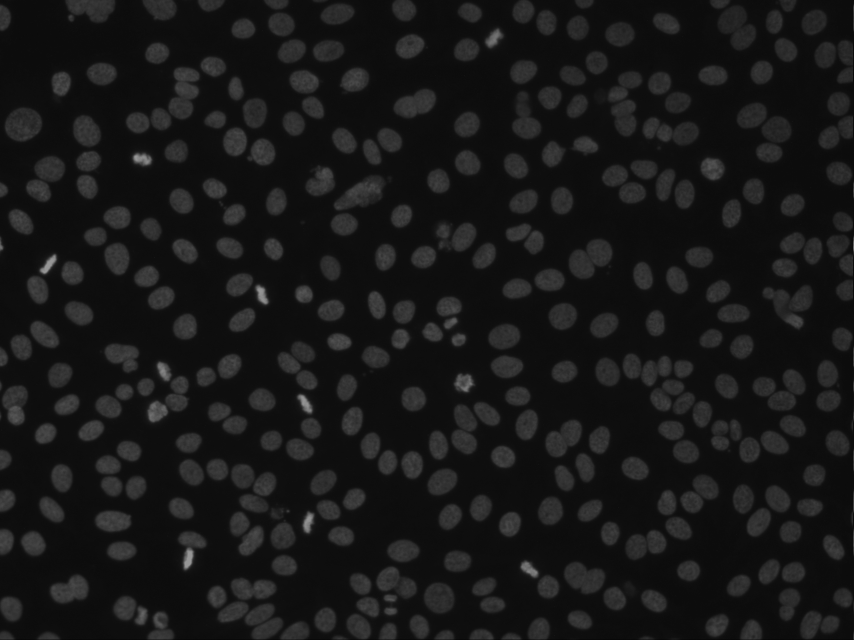
#> input picture project cell/grayac.jpg, 2560 x 1920 px, found by its file name (shown at 1/3 size)
$ jupyter execute --allow-errors supervisedlearning.ipynb   (older library calls are emulated)
#> lines starting #> are read from the running program, lines starting #| are printed output that depends on the picture; after the words box and inside, x2 and y2 are one past the last pixel; in counts of white or black regions, pixels touching at a corner belong together
[cell 1]
from skimage import data
from skimage.exposure import histogram
from skimage import io
import cv2
import matplotlib.pyplot as plt
import numpy as np
from scipy import ndimage as ndi

#> (a cell that did not finish here is left out)

#> (a cell that did not finish here is left out)

[cell 4]
from skimage import data
from skimage.exposure import histogram
#> (the rest of this cell did not finish here and is left out)

[cell 5]
image= cv2.imread('C:/Users/Django/Downloads/a.png')
#> (the rest of this cell did not finish here and is left out)

[cell 6]
db=io.imread('C:/Users/Django/grayac.jpg')
#> db is the input picture: shape (1920, 2560); min 0, max 152, mean 23.4

#> (a cell that did not finish here is left out)

#> (a cell that did not finish here is left out)

#> (a cell that did not finish here is left out)

[cell 10]
from skimage.filters import sobel
elevation_map = sobel(db)
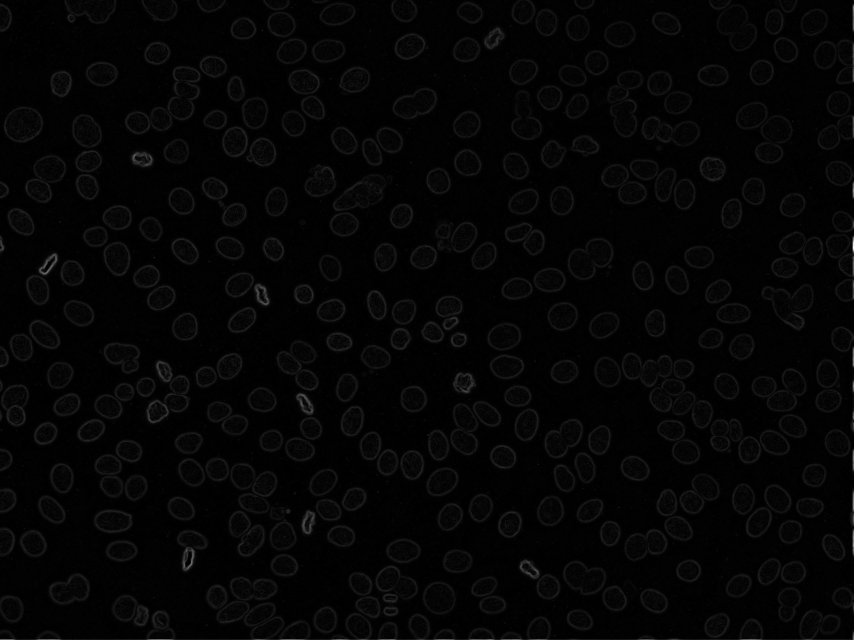
#> elevation_map: shape (1920, 2560) float64 (shown at 1/3 size); min 0, max 0.266, mean 0.00543; drawn with min black and max white

[cell 11]
io.imsave('sobel.png',elevation_map, cmap= plt.cm.gray )

[cell 12]
plt.imshow(elevation_map)

[cell 13]
markers = np.zeros_like(db)
markers[db < 30] = 1
markers[db > 100] = 2

[cell 14]
from skimage.morphology import watershed
segmentation = watershed(elevation_map, markers)
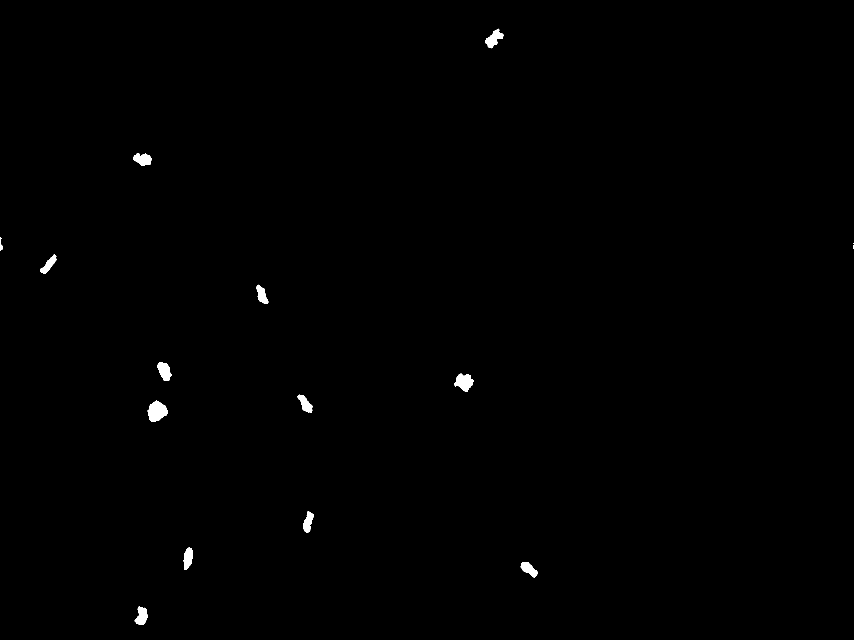
#> segmentation: shape (1920, 2560) (shown at 1/3 size); values 1 (black) and 2 (white), 0.36% white; 15 white regions (2 under 20 px), largest, box (x1, y1, x2, y2) and area: (443, 1202, 504, 1266) 2610, (1362, 1121, 1420, 1176) 1977, (472, 1086, 514, 1143) 1551

[cell 15]
plt.imshow(segmentation)

[cell 16]
io.imsave('cellsegementaed.png', segmentation)

#> (a cell that did not finish here is left out)

[cell 18]
from skimage import data
from skimage.color import rgb2gray

#> (the rest of this cell did not finish here and is left out)

#> (a cell that did not finish here is left out)

[cell 20]
from skimage import util
#> (the rest of this cell did not finish here and is left out)

#> (a cell that did not finish here is left out)

[cell 22]
segmentation = ndi.binary_fill_holes(segmentation - 1)

#> (a cell that did not finish here is left out)

#> (a cell that did not finish here is left out)

[cell 25]
import numpy as np
import matplotlib.pyplot as plt

from skimage import data
from skimage.exposure import histogram

#coins = data.coins()
hist, hist_centers = histogram(db)
#> hist = 153 values, max 1392399 at index 14, min 0 at index 4, mean 32125.5; hist_centers = 153 values from 0 to 152

fig, axes = plt.subplots(1, 2, figsize=(8, 3))
axes[0].imshow(db, cmap=plt.cm.gray, interpolation='nearest')
axes[0].axis('off')
axes[1].plot(hist_centers, hist, lw=2)
axes[1].set_title('histogram of gray values')
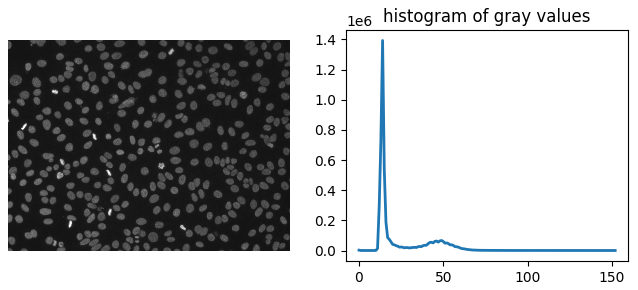
#> figure drawn by matplotlib, 2 panels; panel 2: curve peaks at x = 14, y = 1392399

[cell 26]
fig, axes = plt.subplots(1, 2, figsize=(8, 3), sharey=True)

axes[0].imshow(db > 82, cmap=plt.cm.gray, interpolation='nearest')
axes[0].set_title('ac-1 > 82')

axes[1].imshow(db > 100, cmap=plt.cm.gray, interpolation='nearest')
axes[1].set_title('ac-1 > 100')

for a in axes:
    a.axis('off')

plt.tight_layout()
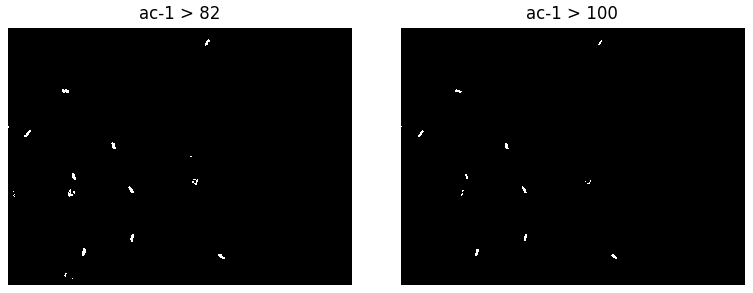
#> figure drawn by matplotlib, 2 panels

[cell 27]
fig, axes = plt.subplots(1, 2, figsize=(8, 3), sharey=True)
axes[0].imshow(db > 82, cmap=plt.cm.gray, interpolation='nearest')
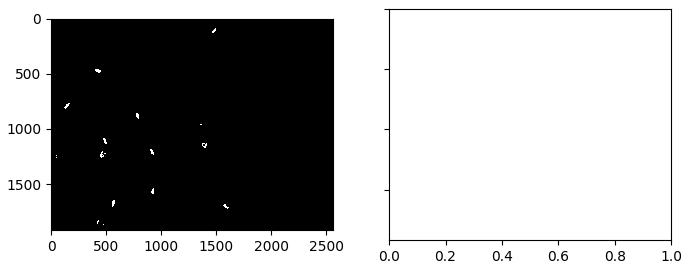
#> figure drawn by matplotlib, 1 panel

[cell 28]
plt.imsave('test.png', segmentation, cmap = plt.cm.gray)

$ run again, with project cell/test.png saved as project cell/grayac.jpg
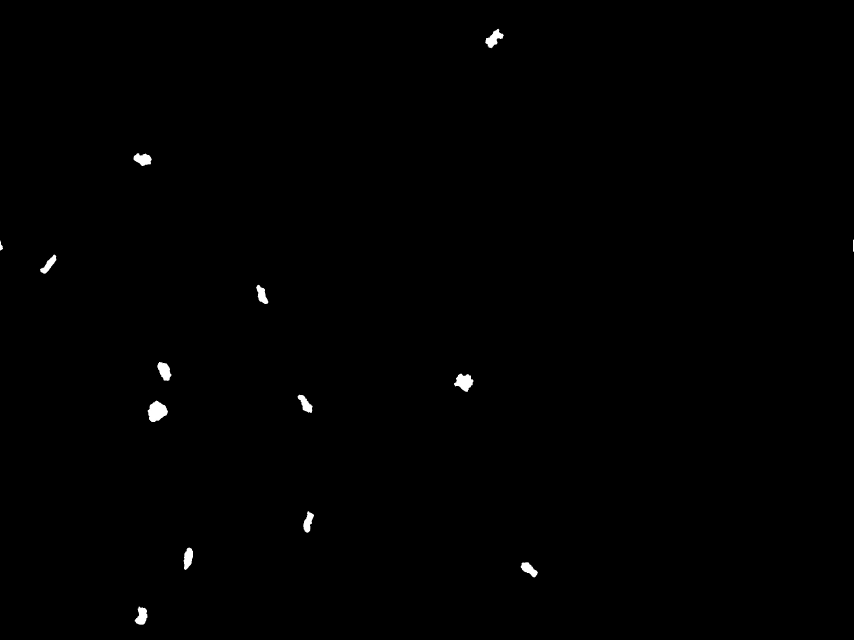
#> input picture project cell/test.png, 2560 x 1920 px, found by its file name (shown at 1/3 size)
#> db is the input picture: shape (1920, 2560, 3); min 0, max 255, mean 0.9
#> hist = 256 values, max 14681175 at index 0, min 0 at index 9, mean 57600; hist_centers = 256 values from 0 to 255
#> `[cell 25] import numpy as np import matplotlib.pyplot as plt  from ski..`:
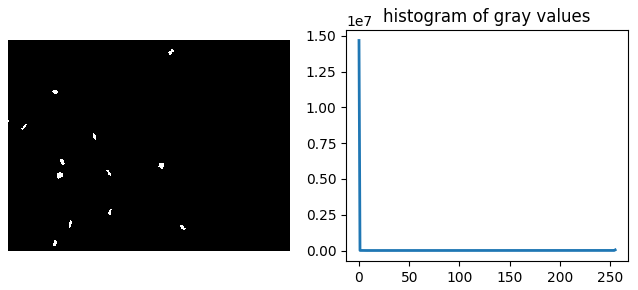
#> figure drawn by matplotlib, 2 panels; panel 2: curve peaks at x = 0, y = 14681175
